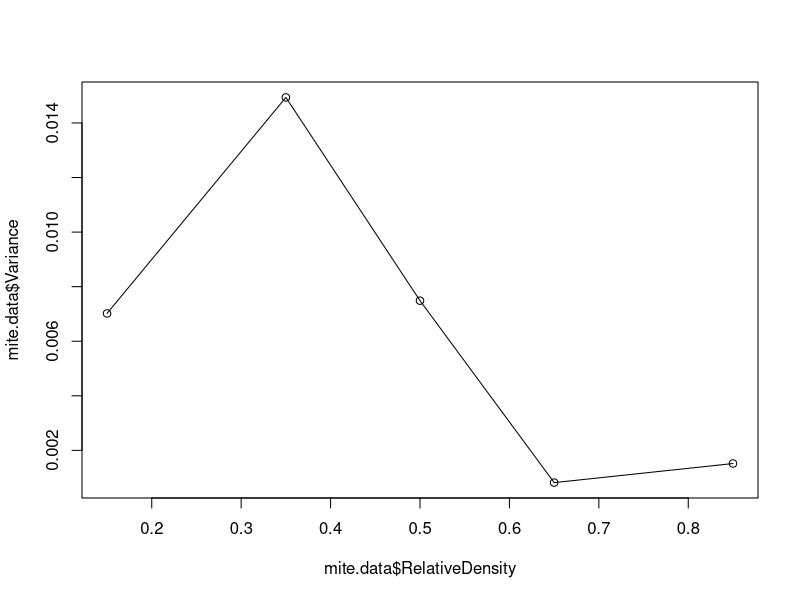
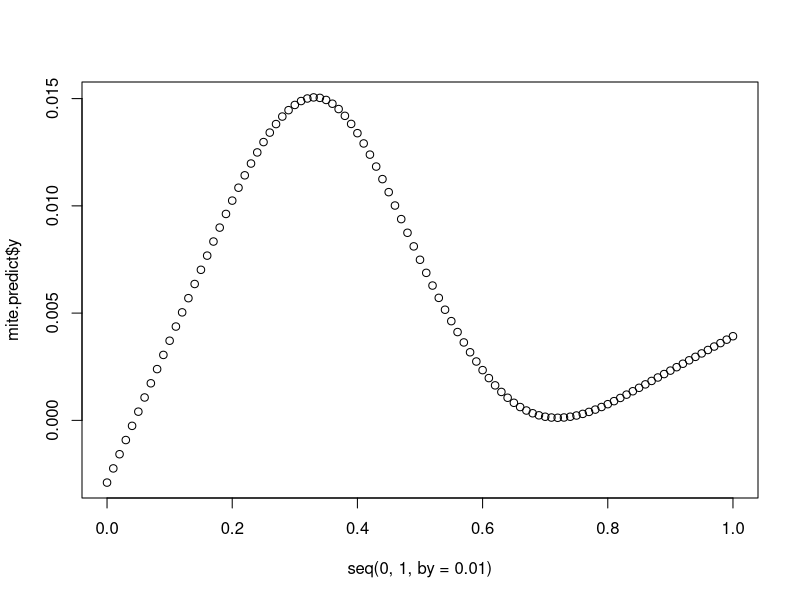
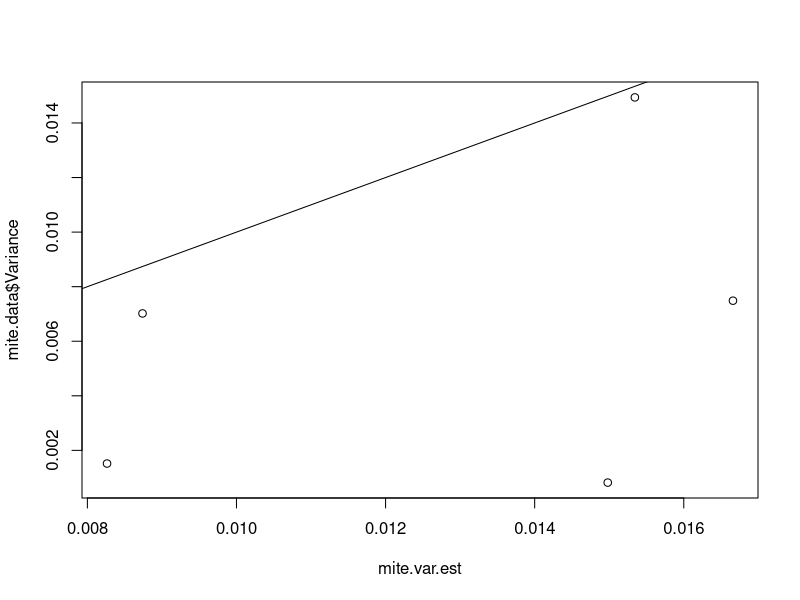

Generate these figures, in order, with R:
### get data from Butler1991MitesChydorus

### set working directory

setwd('/media/kyle/KEC_External/Documents/Data/SwitchingAndIndVar/DataFromGraphs/')

### load libraries

library(dplyr)

### load data

mite.data <- read.csv('Butler1991MitesChydorus.csv')

colnames(mite.data)[1] <- 'RelativeDensity'

### function to calculate standard deviation

St.Dev <- function(x) {
  SS <- sum((x - mean(x))^2)
  SD <- sqrt(SS/length(x))  
  SD
}

mite.data <- mite.data %>% group_by(RelativeDensity) %>% summarise(MeanProportion = mean(Proportion), StandardDeviation = St.Dev(Proportion))

### relative preference is 0.51

### model where the maximum variance occurs

# calculate variance from sd

mite.data$Variance <- (mite.data$StandardDeviation)^2

# fit spline

mite.smooth <- smooth.spline(x = mite.data$RelativeDensity, y = mite.data$Variance)

plot(x = mite.data$RelativeDensity, y = mite.data$Variance)
lines(x = mite.data$RelativeDensity, y = mite.smooth$y)

mite.predict <- predict(mite.smooth, x = seq(0, 1, by = 0.01))

plot(x = seq(0, 1, by = 0.01), y = mite.predict$y)

mite.predict$x[which(mite.predict$y == max(mite.predict$y))]

### try to predict the magnitude of variance

### function to calculate p's for each relative abundance

calcp <- function(rel.pref, rel.density) {
  rel.pref*rel.density/(rel.pref*rel.density + ((1 - rel.pref) * (1 - rel.density)))
}

mite.p <- calcp(rel.pref = 0.51, rel.density = mite.data$RelativeDensity)

### calculate variance -- p(1-p)/n. n here is 15 from reported number of prey eaten.

mite.var.est <- mite.p*(1-mite.p)/15

plot(x = mite.var.est, y = mite.data$Variance)
abline(a = 0, b = 1)

### calculate CI's for estimates of the magnitude of the variance

GenCI <- function(p.vec, n.samples, n.events, n.sim) {
  
  quant.data <- matrix(nrow = length(p.vec), ncol = 3)
  
  for(j in 1:length(p.vec)){
    mat <- matrix(nrow = n.sim, ncol = n.samples)
    for(i in 1:n.sim){
      mat[i,] <- rbinom(n = n.samples, size = n.events, prob = p.vec[j])
    }
    prop.mat <- mat/n.events
    var.vec <- apply(prop.mat, 1, var)
    quant.data[j, ] <- c(p.vec[j], quantile(var.vec, probs = c(0.025, 0.975)))
  }
  quant.data
}

GenCI(p.vec = mite.p, n.samples = 4, n.events = 15, n.sim = 10000)










